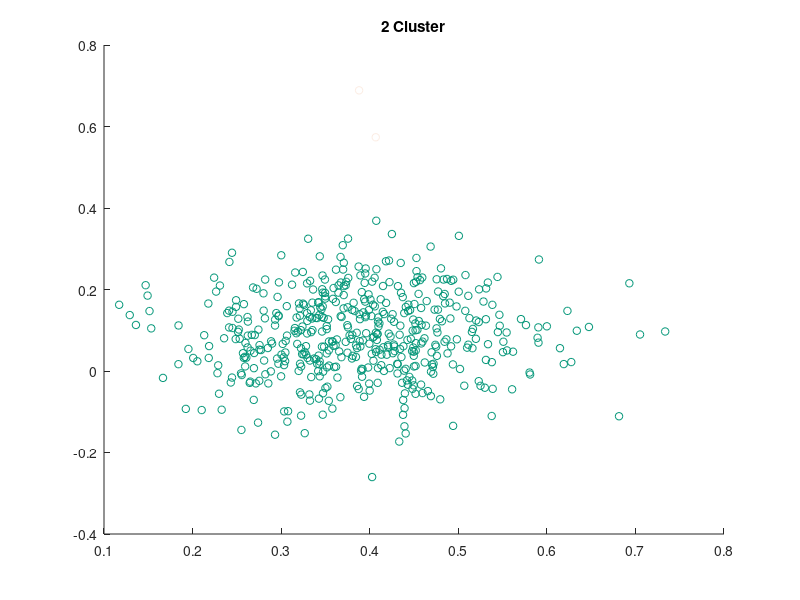

This chart was generated by the following MATLAB code:
ALPHA = 0.5;
SIGMA = 0.1;
N = 500; % Total no. of customers
K = 1; % Current no. of occupied tables

TABLES = zeros(1,N);
TABLES(K) = 1;
THETA = zeros(2,N);
THETA(:,K) = [rand;rand];

for i = 2:N  
    table_prob = zeros(1,K+1);    
    for k = 1:K
        table_prob(k) = TABLES(k)/(i-1+ALPHA);
    end    
    table_prob(K+1) = ALPHA/(i-1+ALPHA);
    
    table_chosen = find(mnrnd(1,table_prob));  
    if TABLES(table_chosen) == 0
        K = K+1;
        THETA(:,K) = [rand;rand];
    end
    TABLES(table_chosen) = TABLES(table_chosen)+1;
end

figure(1);
hold on;
for k = 1:K
    cc=rand(1,3);
    for j = 1:TABLES(k)
        x = THETA(1,k) + SIGMA*randn;
        y = THETA(2,k) + SIGMA*randn;
        scatter(x,y,30,cc);
        drawnow;
        t = sprintf('%d Cluster',k);
        title(t);   
    end
end
hold off;